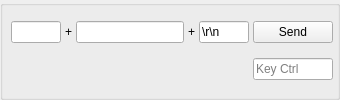
     <widget class="QGroupBox" name="groupBox">
      <property name="title">
       <string/>
      </property>
      <layout class="QGridLayout" name="gridLayout">
       <property name="leftMargin">
        <number>4</number>
       </property>
       <property name="topMargin">
        <number>4</number>
       </property>
       <property name="rightMargin">
        <number>4</number>
       </property>
       <property name="bottomMargin">
        <number>4</number>
       </property>
       <property name="spacing">
        <number>4</number>
       </property>
       <item row="1" column="6">
        <widget class="CaptureLineEdit" name="lineEdit_key_ctrl">
         <property name="maximumSize">
          <size>
           <width>80</width>
           <height>16777215</height>
          </size>
         </property>
         <property name="toolTip">
          <string>Type here for &quot;Keyboard Control&quot;</string>
         </property>
         <property name="placeholderText">
          <string>Key Ctrl</string>
         </property>
        </widget>
       </item>
       <item row="0" column="3">
        <widget class="QLineEdit" name="lineEdit_send">
         <property name="sizePolicy">
          <sizepolicy hsizetype="MinimumExpanding" vsizetype="Fixed">
           <horstretch>0</horstretch>
           <verstretch>0</verstretch>
          </sizepolicy>
         </property>
         <property name="toolTip">
          <string>Type what you want to send here, then press ENTER</string>
         </property>
         <property name="clearButtonEnabled">
          <bool>false</bool>
         </property>
        </widget>
       </item>
       <item row="0" column="6">
        <widget class="QPushButton" name="pushButton_send">
         <property name="sizePolicy">
          <sizepolicy hsizetype="Maximum" vsizetype="Fixed">
           <horstretch>0</horstretch>
           <verstretch>0</verstretch>
          </sizepolicy>
         </property>
         <property name="text">
          <string>Send</string>
         </property>
        </widget>
       </item>
       <item row="0" column="1">
        <widget class="QLineEdit" name="lineEdit_prepend">
         <property name="sizePolicy">
          <sizepolicy hsizetype="Preferred" vsizetype="Fixed">
           <horstretch>0</horstretch>
           <verstretch>0</verstretch>
          </sizepolicy>
         </property>
         <property name="maximumSize">
          <size>
           <width>50</width>
           <height>16777215</height>
          </size>
         </property>
         <property name="toolTip">
          <string>This text will be prepended to anything in the send textbox</string>
         </property>
         <property name="placeholderText">
          <string/>
         </property>
         <property name="clearButtonEnabled">
          <bool>false</bool>
         </property>
        </widget>
       </item>
       <item row="0" column="2">
        <widget class="QLabel" name="label_3">
         <property name="text">
          <string>+</string>
         </property>
        </widget>
       </item>
       <item row="1" column="0" colspan="6">
        <widget class="QLabel" name="label_debug">
         <property name="sizePolicy">
          <sizepolicy hsizetype="MinimumExpanding" vsizetype="Preferred">
           <horstretch>0</horstretch>
           <verstretch>0</verstretch>
          </sizepolicy>
         </property>
         <property name="text">
          <string/>
         </property>
         <property name="wordWrap">
          <bool>true</bool>
         </property>
        </widget>
       </item>
       <item row="0" column="5">
        <widget class="QLineEdit" name="lineEdit_append">
         <property name="maximumSize">
          <size>
           <width>50</width>
           <height>16777215</height>
          </size>
         </property>
         <property name="toolTip">
          <string>&lt;html&gt;&lt;head/&gt;&lt;body&gt;&lt;p&gt;This text will be appended to the text in the send textbox. \r\n\t will be evaluated&lt;/p&gt;&lt;/body&gt;&lt;/html&gt;</string>
         </property>
         <property name="text">
          <string>\r\n</string>
         </property>
        </widget>
       </item>
       <item row="0" column="4">
        <widget class="QLabel" name="label_4">
         <property name="text">
          <string>+</string>
         </property>
        </widget>
       </item>
      </layout>
     </widget>
